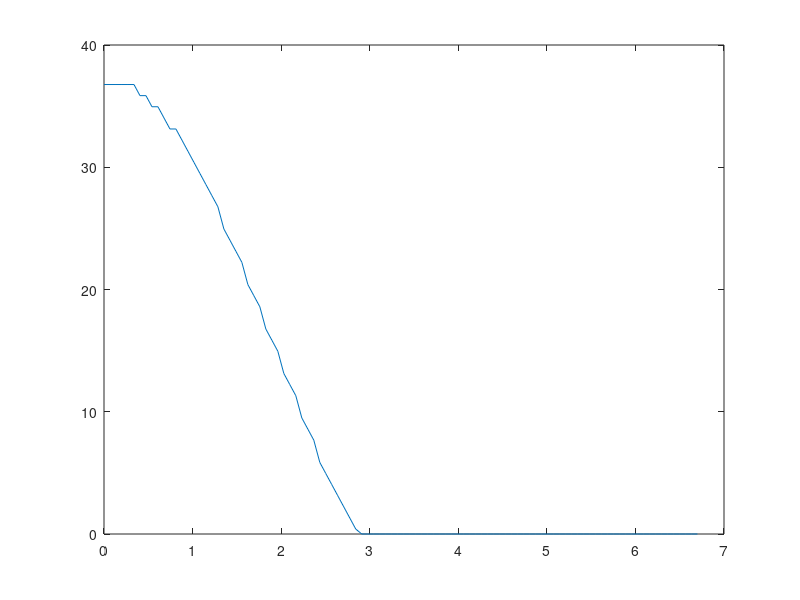

Source code (MATLAB):
max_horizontal_speed=6.7;
downward_velocity=-4.57;
n=100;
g=-9.81;

horizontal_velocity=linspace(0,max_horizontal_speed,n);
CofMH=11*0.0254;
leg_length=12*0.0254;
diameter=6*0.0254;
leg_angle=deg2rad(12);
circum_rad_o_base=(diameter/2)+leg_length*cos(leg_angle);
inscrib_rad_o_base=circum_rad_o_base/sqrt(2);

totHofCofM=CofMH+leg_length*sin(leg_angle);
Psi=atan(totHofCofM/inscrib_rad_o_base);
psia=rad2deg(Psi);
theta_tip_no_v_x=90-psia;
L=sqrt(totHofCofM^2+inscrib_rad_o_base^2);

angles = linspace(0,90);
terminalAngle = ones(1,length(horizontal_velocity))*90;
success = zeros(length(horizontal_velocity),length(angles));

for i = 1:length(horizontal_velocity)
    for j = 1:length(angles)
        if((horizontal_velocity(i)*sind(angles(j)))^2/2 < 9.81*L*cosd(angles(j)))
            terminalAngle(i) = angles(j);
        end
    end
    terminalAngle(i) = terminalAngle(i)-90+theta_tip_no_v_x; 
    if(terminalAngle(i) < 0)
        terminalAngle(i) = 0;
    end
end



% syms x;
% syms theta;
% syms y;
% Sideone=symfun(sqrt(abs((2*g*(sin(Psi+theta_tip_no_v_x)-sin(Psi+theta)))/L)),theta);
% sz=size(horizontal_velocity);
% V=zeros(sz);
% V_angle=zeros(sz);
% for i=1:+1:n
%     V(i)=sqrt(horizontal_velocity(i)^2+downward_velocity^2);
%     V_angle(i)=atan(downward_velocity/horizontal_velocity(i));
% end
% Thetas=zeros(sz);
% Thetas(1)=theta_tip_no_v_x
% for i=2:+1:n
%     Sidetwo=symfun(abs((cos(V_angle(i)+deg2rad(90)-Psi-theta)*V(i))/L),theta);
%     Thetas(i)=rad2deg(vpasolve(Sidetwo==Sideone,theta,[0 theta_tip_no_v_x]))
% end
figure
plot(horizontal_velocity,terminalAngle)